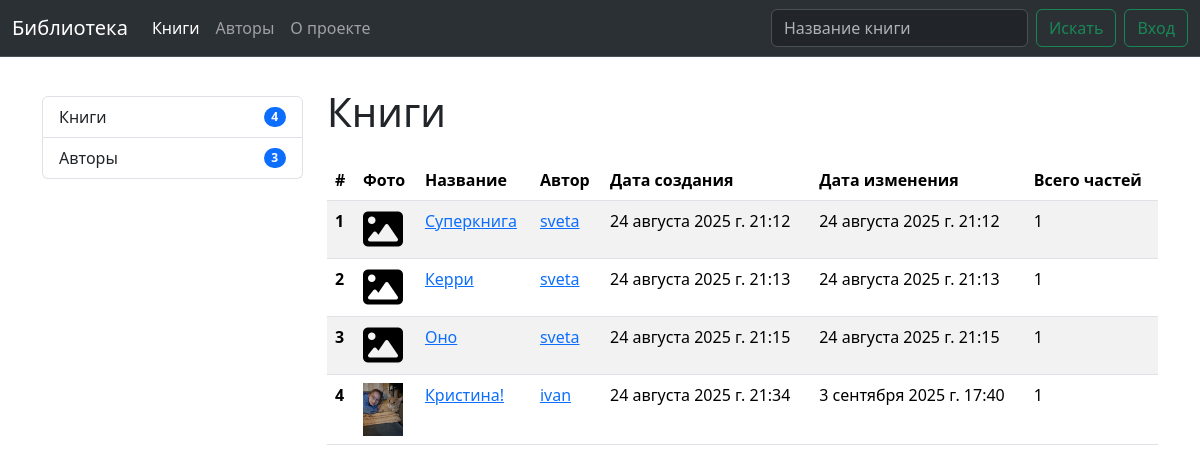
/books/, run on an earlier commit of the app's database.
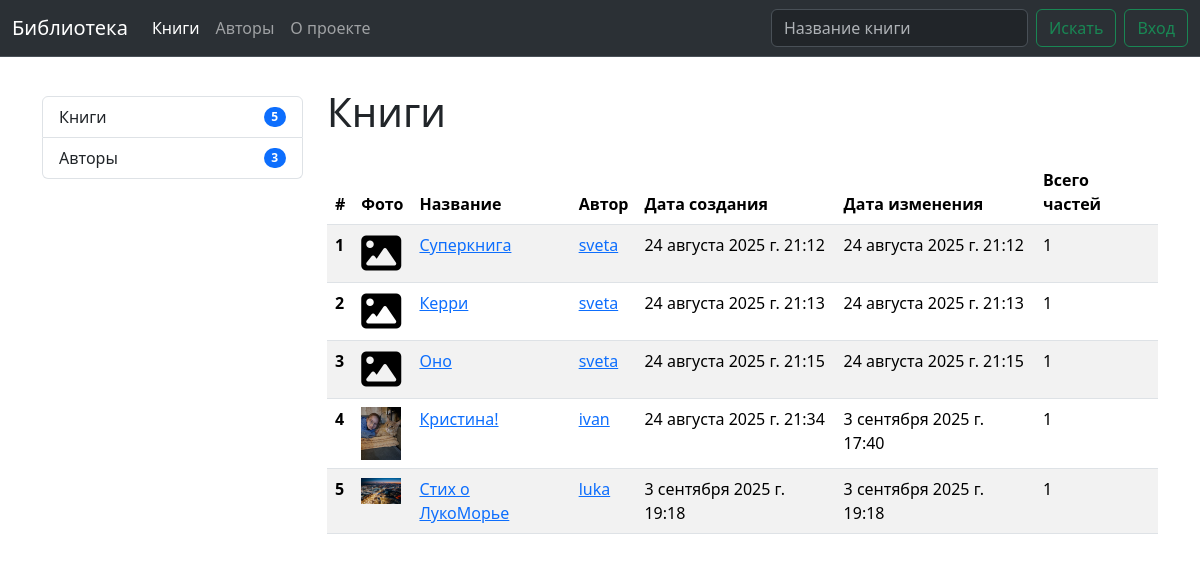
And on a later commit of the database.
### library/models.py (models this page shows, shortened)
class Book(models.Model):
    title = models.CharField(max_length=250, unique=True)
    author = models.ForeignKey(User, on_delete=models.DO_NOTHING)
    description = HTMLField(null=True, blank=True)
    image = models.ImageField(null=True, blank=True, upload_to='books/')
    parts_num = models.PositiveIntegerField(default=0)
    created_at = models.DateTimeField(auto_now_add=True)
    updated_at = models.DateTimeField(auto_now=True)

### library/views.py (the view)
# urls.py: path('books/', BooksView.as_view(), name='books'),
class BooksView(TemplateView):
    template_name = 'library/books.html'
    def get_context_data(self, **kwargs):
        context = super().get_context_data(**kwargs)
        context['books'] = (
            Book.objects
            .select_related('author')  # автор тянется JOIN-ом
            .prefetch_related('bookpart_set')  # части книги тянутся отдельным запросом
        )
        return context

### library/context_processors.py (called while the page is built)
def menu_data(request):
    return {
        'authors_count': Profile.objects.filter(isAuthor=True).count(),
        'friends_count': request.user.profile.friends.count() if request.user.is_authenticated and hasattr(request.user, 'profile') else 0,
        'requests_count': request.user.profile.friends_request_to_me.count() if request.user.is_authenticated and hasattr(request.user, 'profile') else 0,
        'books_count': Book.objects.all().count(),
    }

### library/templates/library/books.html (shortened to what this page needs)
{% extends 'base-user.html' %}
{% block meta %}
    <link href="https://use.fontawesome.com/releases/v6.1.1/css/all.css" rel="stylesheet">
{% endblock %}
{% block main %}
    <div class="row justify-content-between">
        <div class="col">
            <h1 class="mt-3">Книги</h1>
        </div>
    </div>
    {% if books|length > 0 %}
    <table class="table table-striped mt-3">
      <thead>
        <tr>
          <th scope="col">#</th>
          <th scope="col">Фото</th>
          <th scope="col">Название</th>
          <th scope="col">Автор</th>
          <th scope="col">Дата создания</th>
          <th scope="col">Дата изменения</th>
          <th scope="col">Всего частей</th>
        </tr>
      </thead>
      <tbody>
      {% for i in books %}
        <tr>
          <th scope="row">{{ forloop.counter }}</th>
          <td>
              {% if i.image %}
                  <img src="{{ i.image.url }}" alt="img" width="40">
              {% else %}
                <i class="fa-solid fa-image" style="font-size: 40px"></i>
              {% endif %}
          </td>
          <td>
              <a href="{% url 'library:book_details' i.pk %}">{{ i.title }}</a>
          </td>
            {% if i.author.pk == user.pk %}
            <td>{{ i.author.username }}</td>
            {% else %}
            <td><a href="{% url 'library:author' i.author.profile.pk %}">{{ i.author.username }}</a></td>
            {% endif %}
          <td>{{ i.created_at }}</td>
          <td>{{ i.updated_at }}</td>
          <td>{{ i.parts_num }}</td>
        </tr>
      {% endfor %}
      </tbody>
    </table>
    {% else %}
        <p>Список пуст...</p>
    {% endif %}
{% endblock %}

### templates/base-user.html (shortened to what this page needs)
{% load static %}
<!DOCTYPE html>
<html lang="ru">
<head>
    <link href="https://cdn.jsdelivr.net/npm/bootstrap@5.3.7/dist/css/bootstrap.min.css" rel="stylesheet">
    <link href="{% static 'css/base.css' %}" rel="stylesheet">
    {% block meta %}{% endblock %}
</head>
<body>
    {% include 'includes/header.html' %}
    <div class="container">
        <div class="row">
            <div class="col-12 col-md-3 mt-5 pt-5">
                {% include 'includes/aside.html' %}
            </div>
            <div class="col-12 col-md-9 mt-5 pt-4">
                <main class="main pb-3">
                    {% block main %}{% endblock %}
                </main>
            </div>
        </div>
    </div>
</body>
</html>

### templates/includes/header.html (shortened to what this page needs)
<nav class="navbar fixed-top navbar-expand-lg bg-body-tertiary bg-dark border-bottom border-body" data-bs-theme="dark">
  <div class="container-fluid">
    <a class="navbar-brand" href="{% url 'library:home' %}">Библиотека</a>
    <div class="collapse navbar-collapse" id="navbarSupportedContent">
      <ul class="navbar-nav me-auto mb-2 mb-lg-0">
        <li class="nav-item">
          <a
            class="nav-link {% if request.resolver_match.url_name == 'books' %}active{% endif %}"
            href="{% url 'library:books' %}"
          >Книги</a>
        </li>
        <li class="nav-item">
          <a
            class="nav-link {% if request.resolver_match.url_name == 'authors' %}active{% endif %}"
            href="{% url 'library:authors' %}"
          >Авторы</a>
        </li>
        <li class="nav-item">
          <a
            class="nav-link {% if request.resolver_match.url_name == 'about' %}active{% endif %}"
            href="{% url 'library:about' %}"
          >О проекте</a>
        </li>
      </ul>
      <form class="d-flex" role="search" method="get" action="{% url 'library:home' %}">
        <input class="form-control me-2" type="search" placeholder="Название книги" aria-label="Название книги"/>
        <button class="btn btn-outline-success" type="submit">Искать</button>
      </form>
        {% if user.is_authenticated and user.profile %}
        <div class="dropdown">
          <button class="btn btn-outline-success dropdown-toggle ms-2" type="button" data-bs-toggle="dropdown" aria-expanded="false">
            Профиль {{ user.username }}
          </button>
          <ul class="dropdown-menu">
            <li><a class="dropdown-item" href="{% url 'userinfo:profile' %}">Мое инфо</a></li>
            <li><a class="dropdown-item" href="{% url 'userinfo:friends' %}">Мои друзья</a></li>
            <li><a class="dropdown-item" href="{% url 'userinfo:user-books' %}">Мои книги</a></li>
            <li>
                <form class="d-flex" method="post" action="{% url 'users:logout' %}">
                  {% csrf_token %}
                  <button class="btn btn-link" type="submit">Выход</button>
                </form>
            </li>
          </ul>
        </div>
        {% else %}
            <form class="d-flex ms-2" method="post" action="{% url 'users:login' %}">
              <button class="btn btn-outline-success" type="submit">Вход</button>
            </form>
        {% endif %}
    </div>
  </div>
</nav>

### templates/includes/aside.html (shortened to what this page needs)
<aside class="aside">
    <ul class="list-group">
      <a
        href="{% url 'library:books' %}"
        class="list-group-item d-flex justify-content-between align-items-center">
        Книги
          {% if books_count %}
            <span class="badge text-bg-primary rounded-pill">{{ books_count }}</span>
          {% endif %}
      </a>
      <a
        href="{% url 'library:authors' %}"
        class="list-group-item d-flex justify-content-between align-items-center">
        Авторы
          {% if authors_count %}
            <span class="badge text-bg-primary rounded-pill">{{ authors_count }}</span>
          {% endif %}
      </a>
    </ul>
</aside>

### static/css/base.css (style rules this page uses)
html, body { height: 100%; }

What changed in the data, as far as the page shows it:
added Book: image (picture), title "Стих о ЛукоМорье", author.username "luka", created_at "3 сентября 2025 г. 19:18", updated_at "3 сентября 2025 г. 19:18", parts_num "1"
Also different on the page:
{{ books_count }}: "4" → "5"
